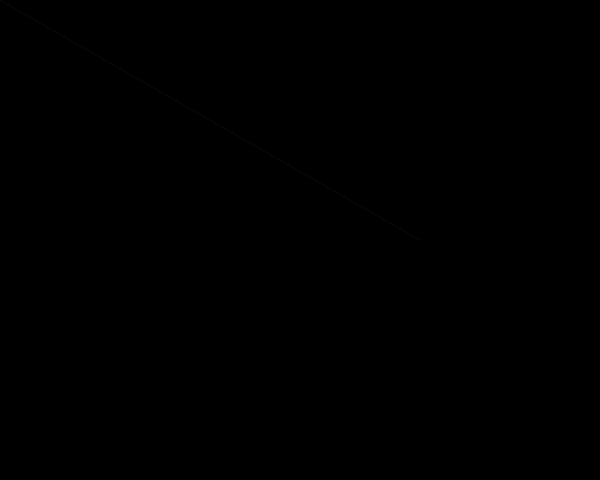
Frame 1 (no input)
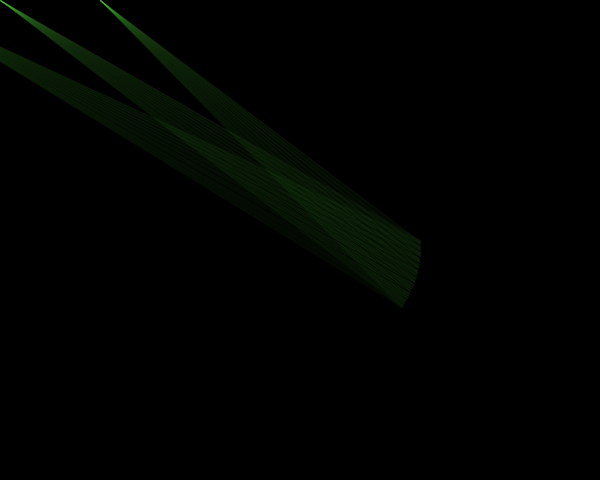
Frame 60 (the mouse pressed at the canvas centre just before this capture)
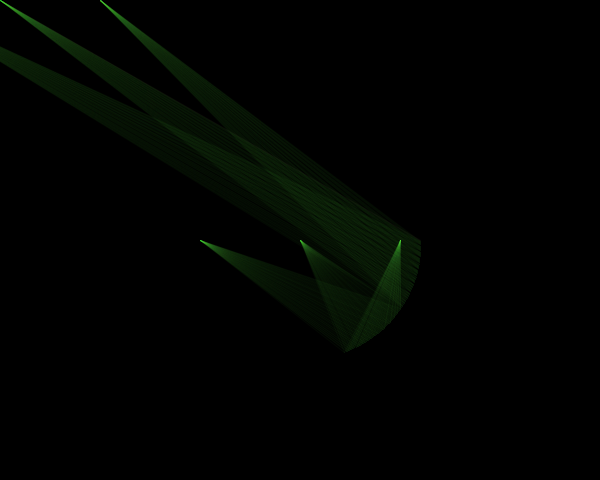
Frame 120 (the mouse held since frame 60 and released just before this capture)

The Processing sketch that drew these frames (run headless with seeded random() and noise(); from frame 60 on, the mouse is pressed at the canvas centre):

// Processing sketch: processing_178918
// ── processing_178918.pde


 float theta = 0;
 float rad;
 float al = 10;
 
 int count = 0;

void setup(){
 size(600, 480);
 smooth();
 frameRate(200);
 background(0);
 rad = random(10); 
  stroke(240, 240, 150, al);
}

void draw(){
 
  star(width/2, height/2, 300, 300);
  
}

void star(float xpos, float ypos, float xsize,float ysize){ 

 rad += 0.001;
 float x = xpos + ((noise(rad)*xsize)*cos(theta));
 float y = ypos + ((noise(rad)*ysize)*sin(theta));

 line(mouseX, mouseY, x, y);
 switch(count%3){
   case 1:
    line(mouseX-100, mouseY, x, y);
    //break;
    case 2:
     line(mouseX+100, mouseY, x, y);
     //break;
     case 0:
  
     break;
 }
 
 theta+=0.01;
 al += 0.01;
 
 if(al > 10){
   stroke(random(255), random(255), random(255), al);
   al = -1;
 }
 if(al<0){
   al = 1;
   count++;
 }
}
